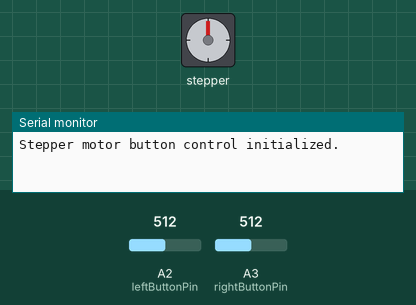
This sketch was run on a simulated Arduino Uno, built with avr-gcc and run on an emulated ATmega328P. On the bench: stepper motor, the last lines printed to the serial monitor. The inputs (shaded band) are chosen by the test bench; at power-on: A2 (leftButtonPin) = 512, A3 (rightButtonPin) = 512. Stepper angles assume 60 steps per turn.

Above: at 1.2 s.
1.3 s: A2 (leftButtonPin) set to 993
2.8 s: A2 (leftButtonPin) set to 1012
At 2.95 s:
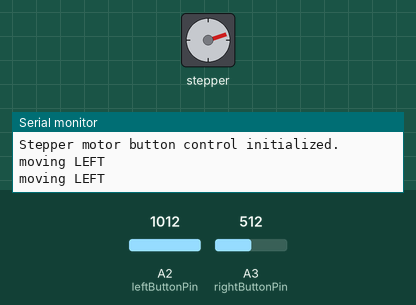
5.8 s: A2 (leftButtonPin) set to 990
At 6.1 s:
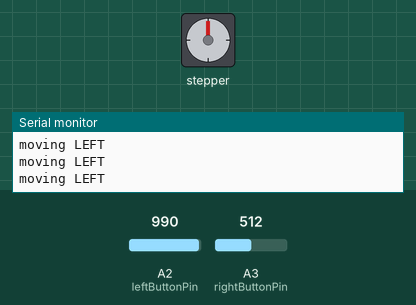
7.3 s: A3 (rightButtonPin) set to 989
8.8 s: A3 (rightButtonPin) set to 1009
At 8.95 s:
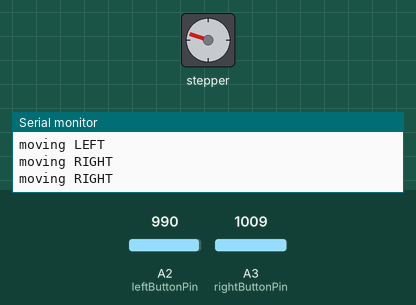
11.8 s: A3 (rightButtonPin) set to 990
At 13.1 s:
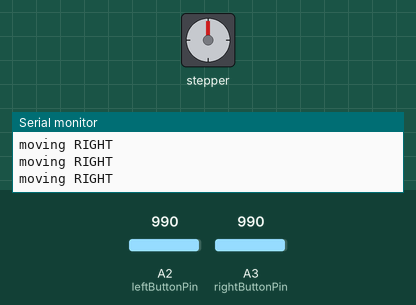
Timing chart, 0 to 14.3 s (numbered marks = the images above; inputs shaded):
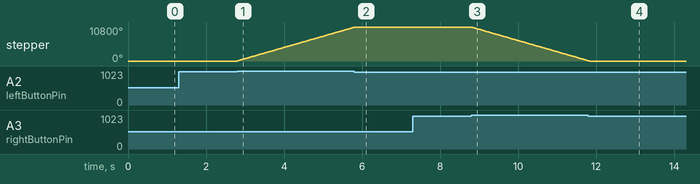

Measured:
- the behaviour switches between 1000 and 1001 on A2 (leftButtonPin) (found by bisection; images 0 and 1)
- the behaviour switches between 1000 and 1001 on A3 (rightButtonPin) (found by bisection; images 2 and 3)
- after the input at 1.3 s, every drawn part: stays the same
- after the input at 2.8 s, stepper: keeps turning clockwise at about 3583°/s, starting at once
- after the input at 5.8 s, stepper: goes on until 5.8 s, then stays 10800°
- after the input at 7.3 s, every drawn part: stays the same
- after the input at 8.8 s, stepper: keeps turning counter-clockwise at about 3583°/s, starting at once
- after the input at 11.8 s, stepper: goes on until 11.8 s, then stays 0°

The sketch:

motor.ino
```cpp
#include <Stepper.h>

// Define stepper motor steps per revolution
#define STEPS 60

// Create stepper motor instance
Stepper stepper(STEPS, 8, 10, 9, 11);

// Define button pins
const int leftButtonPin = A2;
const int rightButtonPin = A3;
const int fanPin = 5;

// Track motor direction
int direction = 0; // 1 = clockwise, -1 = counterclockwise

void setup() {
    Serial.begin(115200);
    stepper.setSpeed(600); // Set speed in RPM

    pinMode(leftButtonPin, INPUT);
    pinMode(rightButtonPin, INPUT);

    Serial.println("Stepper motor button control initialized.");
}

void loop() {
    // Read button states
    bool leftState = analogRead(leftButtonPin) > 1000;
    bool rightState = analogRead(rightButtonPin) > 1000;

    // Check for left button press (state change from HIGH to LOW)
    if (leftState == HIGH && rightState == LOW) {
        direction = -1; // Set direction to counterclockwise
        Serial.println("moving LEFT");
    } else if (rightState == HIGH && leftState == LOW) {
        direction = 1; // Set direction to clockwise
        Serial.println("moving RIGHT");
    } else {
        direction = 0;
    }

    // Move motor in the selected direction
    if (direction == 1) {
        stepper.step(-STEPS * 1); // Move clockwise
    } else if (direction == -1) {
        stepper.step(STEPS * 1); // Move counterclockwise
    } else {
        // dont move
    }

    digitalWrite(fanPin, HIGH);

}
```
